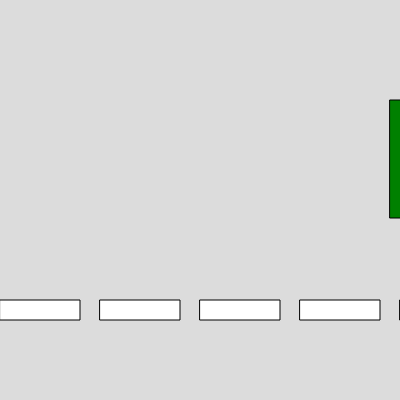
Frame 1 (no input)
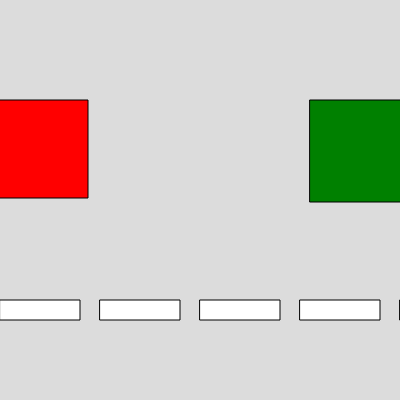
Frame 60 (no input)
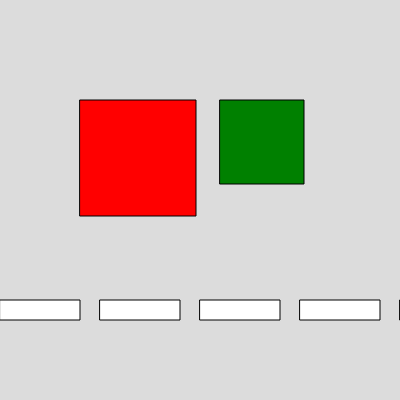
Frame 120 (the mouse pressed at the canvas centre since frame 60)

The p5.js sketch that drew these frames (run headless with seeded random() and noise() and a simulated clock; from frame 60 on, the mouse is pressed at the canvas centre):

// p5.js sketch
// ── sketch.js
let positie_x_van_blokje_1 = -100;
let positie_x_van_blokje_2 = 400;


function setup() {
  createCanvas(400, 400);
}

function draw() {
  background(220);
  positie_x_van_blokje_1 += 10;
  positie_x_van_blokje_2 -= 10
  fill("green");
  square(positie_x_van_blokje_2, 100, 100 + -positie_x_van_blokje_1 / 5);
  fill("red");
  square(positie_x_van_blokje_1, 100, 100 + positie_x_van_blokje_1 / 5);
  if (positie_x_van_blokje_1 > 400) { positie_x_van_blokje_1 = -100 }
  if (positie_x_van_blokje_2 < -100) { positie_x_van_blokje_2 = 400 }
  //
  fill("white");
  for (let i = 0; i<10; i++)
  {
    rect(100*i,300,80,20);
  }
}
